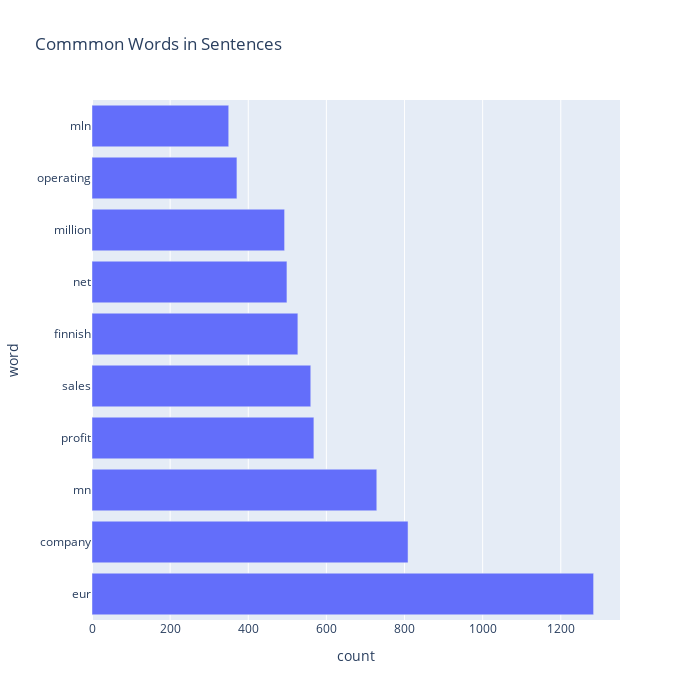

The code cell stored with this chart in its notebook:
### Code cell
# hist or bar for most Frequent Words

px.bar(temp, x="count", y="word", title='Commmon Words in Sentences', orientation='h', 
             width=700, height=700)

### Figure 1 — Plotly figure (JSON) as saved in the notebook; plotly's stock layout.template omitted (floating-point values rounded to 4 significant figures)
{"data": [{"alignmentgroup": "True", "hovertemplate": "count=%{x}<br>word=%{y}<extra></extra>", "legendgroup": "", "marker": {"color": "#636efa", "pattern": {"shape": ""}}, "name": "", "offsetgroup": "", "orientation": "h", "showlegend": false, "textposition": "auto", "type": "bar", "x": [1284, 809, 729, 568, 560, 527, 499, 493, 371, 350], "xaxis": "x", "y": ["eur", "company", "mn", "profit", "sales", "finnish", "net", "million", "operating", "mln"], "yaxis": "y"}], "layout": {"barmode": "relative", "height": 700, "legend": {"tracegroupgap": 0}, "title": {"text": "Commmon Words in Sentences"}, "width": 700, "xaxis": {"anchor": "y", "domain": [0, 1], "title": {"text": "count"}}, "yaxis": {"anchor": "x", "domain": [0, 1], "title": {"text": "word"}}}}
